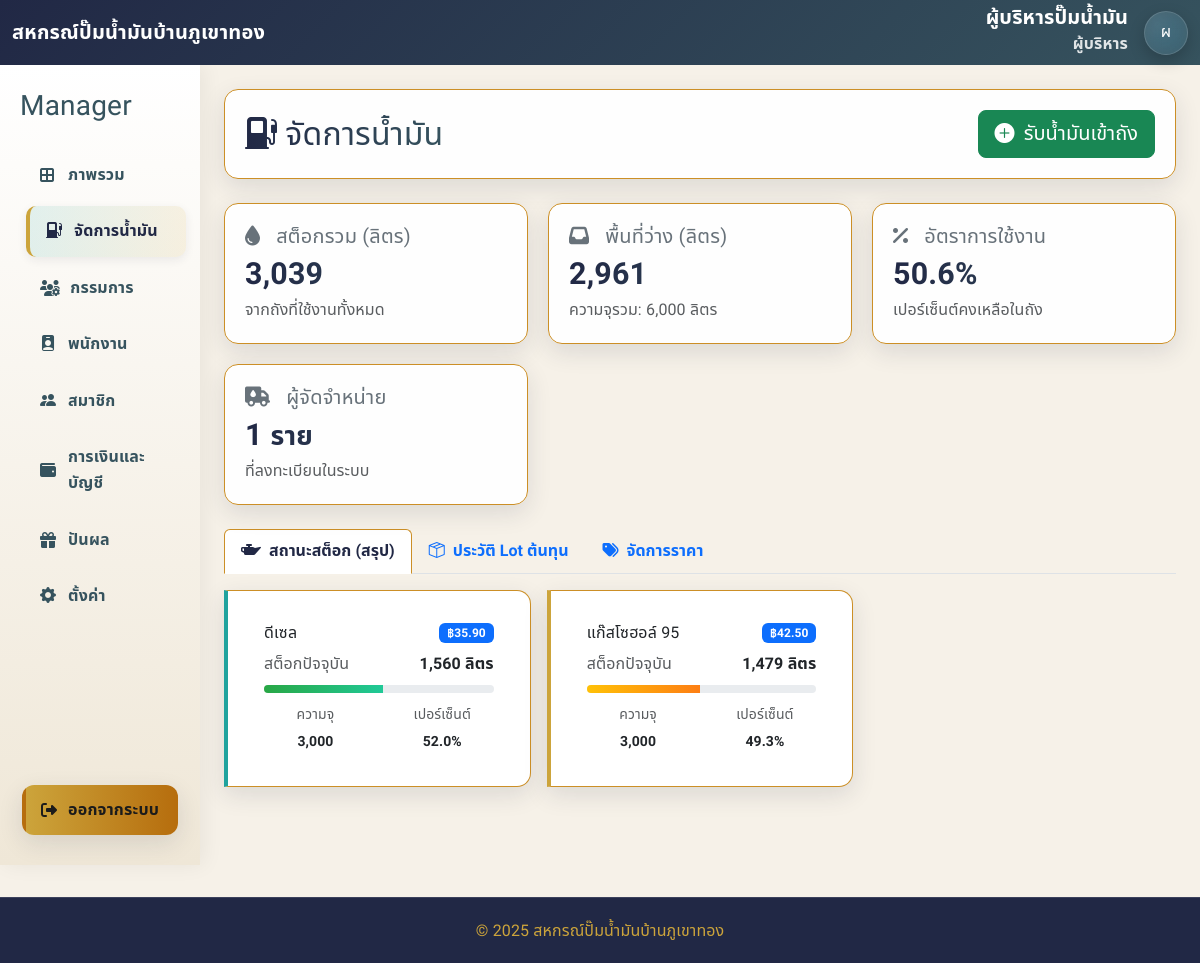
/manager/inventory.php (signed in), run on the app's committed database.
### tables this page shows
CREATE TABLE `settings` (
  `id` int NOT NULL,
  `setting_name` varchar(20) NOT NULL,
  `setting_value` int NOT NULL,
  `comment` varchar(255) NOT NULL
);

CREATE TABLE `fuel_prices` (
  `fuel_id` int NOT NULL,
  `station_id` int NOT NULL DEFAULT '1',
  `fuel_name` varchar(255) NOT NULL,
  `price` decimal(10,2) NOT NULL,
  `display_order` int NOT NULL
);

### manager/inventory.php (the view, shortened to what this page needs)
<?php
try {
  $current_name = $_SESSION['full_name'] ?: 'ผู้บริหาร';
  $current_role = $_SESSION['role'] ?? 'guest';
} catch (Throwable $e) {
  header('Location: /index/login.php?err=เกิดข้อผิดพลาดของระบบ');
  exit();
}
function nf($n, $d = 2) { return number_format((float)$n, $d, '.', ','); }
function table_exists(PDO $pdo, string $table): bool {
  try {
    $db = $pdo->query("SELECT DATABASE()")->fetchColumn();
    $st = $pdo->prepare("SELECT COUNT(*) FROM information_schema.tables WHERE table_schema=:db AND table_name=:tb");
    $st->execute([':db'=>$db, ':tb'=>$table]);
    return (int)$st->fetchColumn() > 0;
  } catch (Throwable $e) { return false; }
}
$site_name = 'สหกรณ์ปั๊มน้ำมันบ้านภูเขาทอง';
$station_id = 1;
try {
    $st = $pdo->prepare("SELECT setting_value, comment FROM settings WHERE setting_name='station_id' LIMIT 1");
    $st->execute();
    if ($r = $st->fetch(PDO::FETCH_ASSOC)) {
        $station_id = (int)$r['setting_value'];
        $site_name = $r['comment'] ?: $site_name;
    }
} catch (Throwable $e) {}
$fuels = [];
$suppliers = [];
$view_exists = table_exists($pdo, 'v_fuel_stock_live');
try {
    if (table_exists($pdo,'fuel_prices') && $view_exists) {
        $sql = "
            SELECT
                fp.fuel_id,
                fp.fuel_name,
                fp.price,
                fp.display_order,
                COALESCE(vfs.current_stock, 0) AS current_stock,
                COALESCE(vfs.capacity, 0) AS capacity,
                COALESCE(vfs.min_threshold, 0) AS min_threshold
            FROM fuel_prices fp
            LEFT JOIN v_fuel_stock_live vfs ON vfs.fuel_id = fp.fuel_id AND vfs.station_id = fp.station_id
            WHERE fp.station_id = :sid
            ORDER BY fp.display_order ASC, fp.fuel_id ASC
        ";
        $stmt = $pdo->prepare($sql);
        $stmt->execute([':sid' => $station_id]);
        while ($row = $stmt->fetch(PDO::FETCH_ASSOC)) {
            $capacity = (float)$row['capacity'];
            $current  = (float)$row['current_stock'];
            $pct = $capacity > 0 ? max(0,min(100, ($current / $capacity) * 100)) : 0;
            $fuels[$row['fuel_id']] = [
                'name' => $row['fuel_name'],
                'price' => (float)$row['price'],
                'current_stock' => $current,
                'capacity' => $capacity,
                'min_threshold' => (float)$row['min_threshold'],
                'stock_percentage' => $pct
            ];
        }
    }
    $suppliers_stmt = $pdo->prepare("SELECT supplier_id, supplier_name FROM suppliers WHERE station_id = ? ORDER BY supplier_name");
    $suppliers_stmt->execute([$station_id]);
    $suppliers = $suppliers_stmt->fetchAll(PDO::FETCH_ASSOC);
} catch (Throwable $e) {
    $error_message = "เกิดข้อผิดพลาด: " . $e->getMessage();
    error_log("Inventory Page Error: " . $e->getMessage());
}
$role_th_map = ['admin'=>'ผู้ดูแลระบบ','manager'=>'ผู้บริหาร','employee'=>'พนักงาน','member'=>'สมาชิกสหกรณ์','committee'=>'กรรมการ'];
$current_role_th = $role_th_map[$current_role] ?? 'ผู้ใช้งาน';
$avatar_text = mb_substr($current_name, 0, 1, 'UTF-8');
$total_capacity = array_sum(array_column($fuels, 'capacity'));
$total_stock    = array_sum(array_column($fuels, 'current_stock'));
$available_cap  = max(0, $total_capacity - $total_stock);
$utilization    = $total_capacity > 0 ? ($total_stock / $total_capacity) * 100 : 0;
?>
<!DOCTYPE html>
<html lang="th">
<head>
<link href="https://cdn.jsdelivr.net/npm/bootstrap@5.3.2/dist/css/bootstrap.min.css" rel="stylesheet" />
<link href="https://cdn.jsdelivr.net/npm/bootstrap-icons@1.11.3/font/bootstrap-icons.css" rel="stylesheet" />
<link rel="stylesheet" href="https://cdnjs.cloudflare.com/ajax/libs/font-awesome/6.5.2/css/all.min.css" />
<link rel="stylesheet" href="../assets/css/admin_dashboard.css" />
</head>
<body>
<nav class="navbar navbar-expand-lg navbar-dark bg-primary">
  <div class="container-fluid">
    <div class="d-flex align-items-center gap-2">
      <a class="navbar-brand fw-800" href="manager_dashboard.php"><?= htmlspecialchars($site_name) ?></a>
    </div>
    <div class="d-flex align-items-center gap-3 ms-auto">
      <div class="nav-identity text-end d-none d-sm-block">
        <div class="nav-name"><?= htmlspecialchars($current_name) ?></div>
        <div class="nav-sub"><?= htmlspecialchars($current_role_th) ?></div>
      </div>
      <a href="profile.php" class="avatar-circle text-decoration-none"><?= htmlspecialchars($avatar_text) ?></a>
    </div>
  </div>
</nav>
<div class="container-fluid">
  <div class="row">
    <aside class="col-lg-2 d-none d-lg-flex flex-column sidebar py-4">
      <div class="side-brand mb-3"><h3><span>Manager</span></h3></div>
      <nav class="sidebar-menu flex-grow-1">
        <a href="manager_dashboard.php"><i class="fa-solid fa-border-all"></i>ภาพรวม</a>
        <a href="inventory.php" class="active"><i class="bi bi-fuel-pump-fill"></i>จัดการน้ำมัน</a>
        <a href="committee.php"><i class="fas fa-users-cog"></i> กรรมการ</a>
        <a href="employee.php"><i class="bi bi-person-badge-fill"></i>พนักงาน</a>
        <a href="member.php"><i class="bi bi-people-fill"></i> สมาชิก</a>
        <a href="finance.php"><i class="fa-solid fa-wallet"></i> การเงินและบัญชี</a>
        <a href="dividend.php"><i class="fa-solid fa-gift"></i> ปันผล</a>
        <a href="setting.php"><i class="bi bi-gear-fill"></i> ตั้งค่า</a>
      </nav>
      <a class="logout" href="/index/logout.php"><i class="fa-solid fa-right-from-bracket"></i>ออกจากระบบ</a>
    </aside>
    <main class="col-lg-10 p-4">
            <div class="main-header d-flex justify-content-between align-items-center">
                <h2 class="mb-0"><i class="bi bi-fuel-pump-fill"></i> จัดการน้ำมัน</h2>
                <button class="btn btn-success btn-lg" data-bs-toggle="modal" data-bs-target="#modalRefill">
                    <i class="bi bi-plus-circle-fill me-1"></i> รับน้ำมันเข้าถัง
                </button>
            </div>
            <div class="stats-grid mt-4 mb-4">
                <div class="stat-card">
                    <h5><i class="fa-solid fa-droplet me-2"></i>สต็อกรวม (ลิตร)</h5>
                    <h3 class="text-primary"><?= nf($total_stock, 0) ?></h3>
                    <p class="mb-0 text-muted">จากถังที่ใช้งานทั้งหมด</p>
                </div>
                <div class="stat-card">
                    <h5><i class="fa-solid fa-inbox me-2"></i>พื้นที่ว่าง (ลิตร)</h5>
                    <h3><?= nf($available_cap, 0) ?></h3>
                     <p class="mb-0 text-muted">ความจุรวม: <?= nf($total_capacity, 0) ?> ลิตร</p>
                </div>
                <div class="stat-card">
                    <h5><i class="fa-solid fa-percent me-2"></i>อัตราการใช้งาน</h5>
                    <h3 class="text-info"><?= nf($utilization, 1) ?>%</h3>
                    <p class="mb-0 text-muted">เปอร์เซ็นต์คงเหลือในถัง</p>
                </div>
                <div class="stat-card">
                    <h5><i class="fa-solid fa-truck-droplet me-2"></i>ผู้จัดจำหน่าย</h5>
                    <h3><?= count($suppliers) ?> <small>ราย</small></h3>
                    <p class="mb-0 text-muted">ที่ลงทะเบียนในระบบ</p>
                </div>
            </div>
            <ul class="nav nav-tabs mb-3" id="inventoryTab" role="tablist">
                <li class="nav-item" role="presentation">
                    <button class="nav-link active" data-bs-toggle="tab" data-bs-target="#stock-panel" type="button" role="tab"><i class="fa-solid fa-oil-can me-2"></i>สถานะสต็อก (สรุป)</button>
                </li>
                <li class="nav-item" role="presentation">
                    <button class="nav-link" data-bs-toggle="tab" data-bs-target="#lots-panel" type="button" role="tab"><i class="bi bi-box-seam me-2"></i>ประวัติ Lot ต้นทุน</button>
                </li>
                <li class="nav-item" role="presentation">
                    <button class="nav-link" data-bs-toggle="tab" data-bs-target="#price-panel" type="button" role="tab">
                        <i class="fa-solid fa-tags me-2"></i>จัดการราคา
                    </button>
                </li>
            </ul>
            <div class="tab-content" id="inventoryTabContent">
                <div class="tab-pane fade show active" id="stock-panel" role="tabpanel">
                    <div class="panel">
                        <div class="row g-3">
                            <?php foreach ($fuels as $id => $fuel):
                                $pct = (float)$fuel['stock_percentage'];
                                $stock_class = $pct <= 25 ? 'low' : ($pct <= 50 ? 'medium' : 'high');
                                $stock_card_class = $pct <= 25 ? 'low-stock' : ($pct <= 50 ? 'medium-stock' : 'high-stock');
                            ?>
                            <div class="col-md-6 col-lg-4">
                                <div class="card stock-card <?= $stock_card_class ?>" data-fuel="<?= htmlspecialchars((string)$id) ?>">
                                    <div class="card-body">
                                        <div class="d-flex justify-content-between align-items-start mb-2">
                                            <h6 class="card-title mb-0"><?= htmlspecialchars($fuel['name']) ?></h6>
                                            <span class="badge bg-primary badge-price" id="badge-price-<?= htmlspecialchars((string)$id) ?>">฿<?= nf($fuel['price'], 2) ?></span>
                                        </div>
                                        <div class="d-flex justify-content-between mb-2">
                                            <span class="text-muted">สต็อกปัจจุบัน</span>
                                            <strong class="stock-amount"><?= nf($fuel['current_stock'], 0) ?> ลิตร</strong>
                                        </div>
                                        <div class="stock-progress mb-2">
                                            <div class="stock-progress-bar <?= $stock_class ?>" style="width: <?= $pct ?>%"></div>
                                        </div>
                                        <div class="row text-center">
                                            <div class="col">
                                                <small class="text-muted">ความจุ</small><br>
                                                <small><strong><?= nf($fuel['capacity'], 0) ?></strong></small>
                                            </div>
                                            <div class="col">
                                                <small class="text-muted">เปอร์เซ็นต์</small><br>
                                                <small><strong><?= nf($pct, 1) ?>%</strong></small>
                                            </div>
                                        </div>
                                    </div>
                                </div>
                            </div>
                            <?php endforeach; ?>
                        </div>
                    </div>
                </div>
              </div>
        </main>
    </div>
</div>
<footer class="footer ">
        <span class="text">© <?= date('Y') ?> <?= htmlspecialchars($site_name) ?></span>
</footer>
<div class="position-fixed bottom-0 end-0 p-3" style="z-index:1080">
</div>
</body>
</html>

### assets/css/admin_dashboard.css (style rules this page uses)
:root { --sand:#E2D4B7; --cafe:#513F32; --steel:#68727A; --teal:#36535E; --navy:#212845; --gold:#CCA43B; --mint:#20A39E; --amber:#B66D0D; --choco:#3D2B1F; --font-heading:"Prompt","Noto Sans Thai",system-ui,-apple-system,"Segoe UI",Roboto,"Helvetica Neue",Arial,sans-serif; --font-body:"Noto Sans Thai","Prompt",system-ui,-apple-system,"Segoe UI",Roboto,"Helvetica Neue",Arial,sans-serif; --bg:#F6F1E8; --surface:#ffffff; --surface-glass:rgba(255,255,255,.95); --border:#cc8f26; --radius:14px; --shadow:0 8px 24px rgba(33,40,69,.12); --hover-shadow:0 16px 40px rgba(33,40,69,.18); --ease:all .3s ease; }
* { box-sizing:border-box }
body { font-family:var(--font-body); font-weight:400; letter-spacing:.1px; -webkit-font-smoothing:antialiased; -moz-osx-font-smoothing:grayscale; background:var(--bg); color:var(--navy); margin:0; line-height:1.65; }
h1,h2,h3,h4,h5,h6, .navbar .navbar-brand, .sidebar a, .side-brand span, .main-header h2, .stat-card h5 { font-family:var(--font-heading); letter-spacing:.2px; }
.sidebar { display:flex; flex-direction:column; background:linear-gradient(180deg,#fff,rgba(226,212,183,.35)); min-height:100vh; box-shadow:4px 0 20px rgba(0,0,0,.06); padding-bottom:1rem; }
.side-brand { display:flex; align-items:center; gap:.5rem; color:var(--teal); font-weight:800; margin:0 8px 6px; }
.sidebar-menu { display:flex; flex-direction:column; flex:1 1 auto; }
.sidebar a { display:flex; align-items:center; gap:10px; padding:12px 16px; margin:3px 8px; color:var(--teal); text-decoration:none; font-weight:600; border-left:4px solid transparent; border-radius:10px; transition:var(--ease); position:relative; }
.sidebar a i { min-width:18px }
.sidebar a:hover, .sidebar a.active { background:linear-gradient(90deg,rgba(32,163,158,.12),rgba(204,164,59,.12)); color:var(--navy); border-left-color:var(--gold); box-shadow:0 3px 10px rgba(33,40,69,.08); transform:translateX(6px); }
.sidebar .logout { margin-top:auto; margin:10px 10px 6px; padding:12px 14px; text-align:center; background:linear-gradient(90deg,var(--gold),var(--amber)); color:#1b1b1b; border-radius:12px; font-weight:800; text-decoration:none; box-shadow:var(--shadow); }
.main-header { display:flex; align-items:center; justify-content:space-between; gap:1rem; flex-wrap:wrap; padding:1.25rem; margin-bottom:1.25rem; background:var(--surface-glass); border:1px solid var(--border); border-radius:var(--radius); box-shadow:var(--shadow); }
.main-header h2 { margin:0; background:linear-gradient(90deg,var(--navy),var(--teal)); -webkit-background-clip:text; -webkit-text-fill-color:transparent; }
.stats-grid { display:grid; grid-template-columns:repeat(auto-fit,minmax(260px,1fr)); gap:1.25rem; margin-bottom:2rem; }
.stat-card { background:var(--surface-glass); border:1px solid var(--border); border-radius:var(--radius); padding:1.25rem; box-shadow:var(--shadow); transition:var(--ease); position:relative; overflow:hidden; }
.stat-card h5 { margin:0 0 .5rem; color:var(--steel); display:flex; gap:.5rem; align-items:center; }
.stat-card h3 { margin:.15rem 0 .25rem; font-size:1.9rem; font-weight:800; background:linear-gradient(90deg,var(--navy),var(--teal)); -webkit-background-clip:text; -webkit-text-fill-color:transparent; }
.stat-card p { margin:0; color:var(--teal) }
.text-primary { color:var(--teal)!important }
.text-info { color:var(--gold)!important }
.footer { background:var(--navy); color:#CCA43B; text-align:center; padding:1.2rem 0; margin-top:2rem; border-top:1px solid rgba(255,255,255,.12); }
.navbar.bg-primary { background:linear-gradient(135deg,var(--navy),var(--teal)) !important; }
.navbar, .navbar * { color:#fff; }
.navbar .navbar-brand { font-weight:700;letter-spacing:.2px }
.btn-nav-circle, .avatar-circle { width:44px;height:44px;border-radius:999px; display:grid;place-items:center; background:radial-gradient(circle at 30% 30%,rgba(255,255,255,.16),rgba(255,255,255,.08)); border:1px solid rgba(255,255,255,.14); color:#fff; box-shadow:0 6px 16px rgba(0,0,0,.20); backdrop-filter:saturate(160%) blur(8px); -webkit-backdrop-filter:saturate(160%) blur(8px); }
.nav-identity .nav-name { color:#fff; font-weight:800; font-size:1.25rem; line-height:1.05; }
.nav-identity .nav-sub { color:rgba(255,255,255,.85); font-weight:600; margin-top:2px; }

### data on the page
settings: comment "สหกรณ์ปั๊มน้ำมันบ้านภูเขาทอง"
fuel_prices: fuel_name "ดีเซล", price "35.90", current_stock "1,560", $pct 51.989666666667 (drawn), capacity "3,000", pct "52.0"

### other printed values
$current_name "ผู้บริหารปั๊มน้ำมัน"
$current_role_th "ผู้บริหาร"
$avatar_text "ผ"
nf($total_stock, 0) "3,039"
nf($available_cap, 0) "2,961"
nf($total_capacity, 0) "6,000"
nf($utilization, 1) "50.6"
count($suppliers) "1"
$fuel['name'] "แก๊สโซฮอล์ 95"
nf($fuel['price'], 2) "42.50"
nf($fuel['current_stock'], 0) "1,479"
nf($fuel['capacity'], 0) "3,000"
nf($pct, 1) "49.3"
